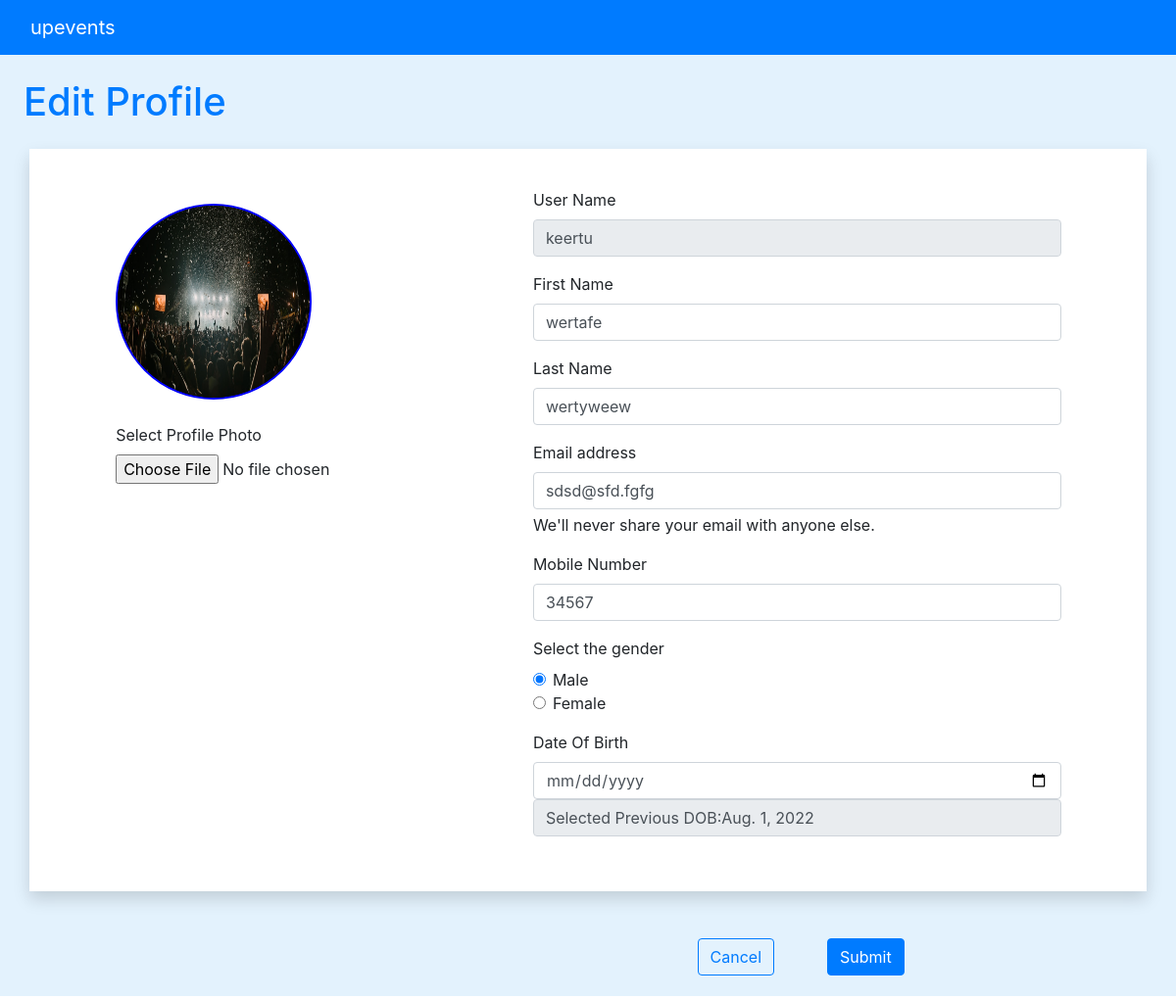
/user/editprofile/ (signed in), run on an earlier commit of the app's database.
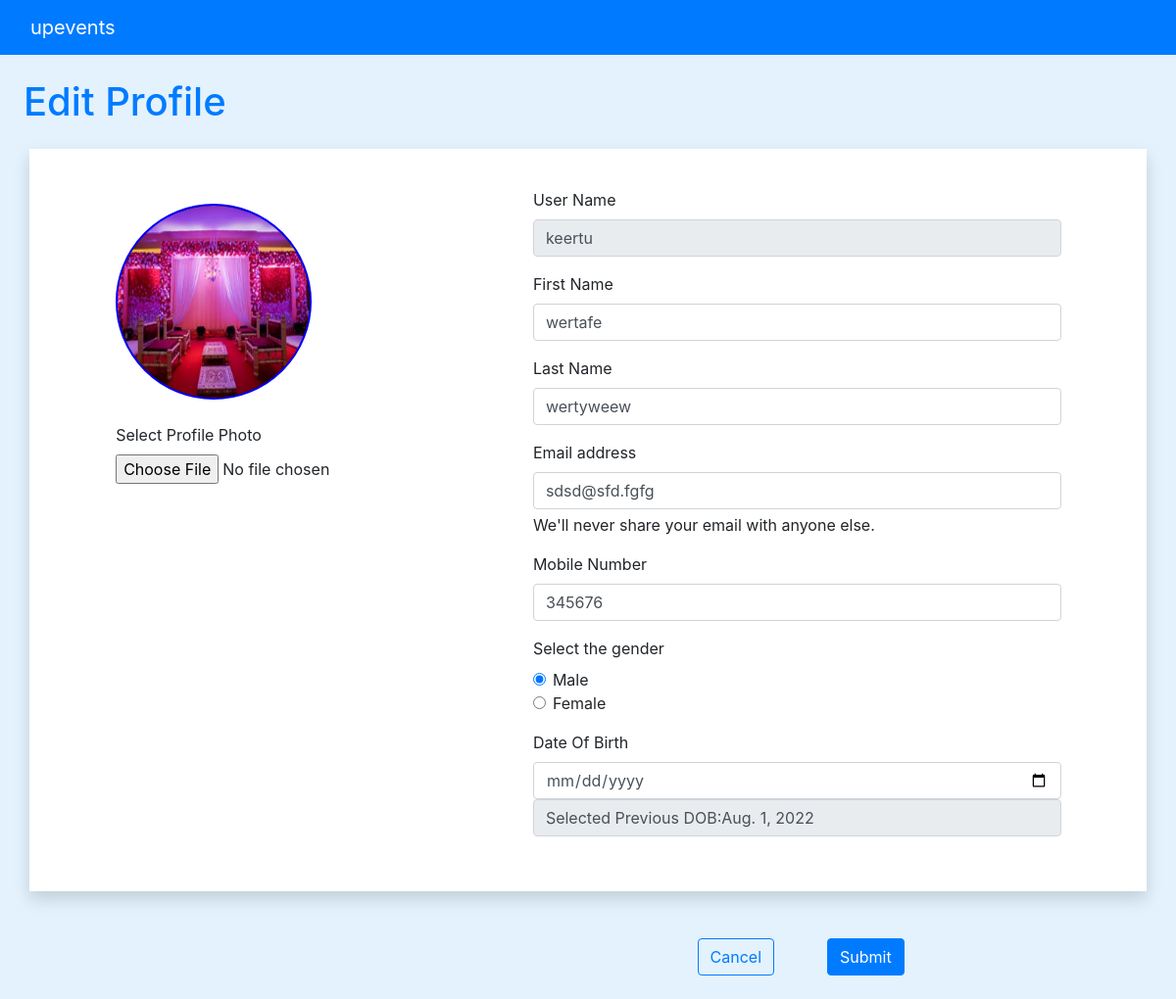
And on a later commit of the database.
### user/models.py (models this page shows, shortened)
class UserProfile(models.Model):
    u_id=models.AutoField(primary_key=True)
    user_name=models.CharField(max_length=30,unique=True)
    user_mbl_no=models.CharField(max_length=60,unique=True)
    user_dob=models.DateField()
    user_gender=models.CharField(max_length=30)
    user_image=models.URLField(null=True)

### user/views.py (the view)
# urls.py: path('editprofile/',views.editprofile,name='editprofile'),
def editprofile(request):
    userprofile=UserProfile.objects.filter(user_name=request.user)
    return render(request ,'user/editprofile.html',{'userinfo':userprofile})

### user/templates/user/editprofile.html (shortened to what the changed rows need)
<!doctype html>
<html lang="en">
<head>
  <link rel="stylesheet" href="https://cdn.jsdelivr.net/npm/bootstrap@4.3.1/dist/css/bootstrap.min.css"
>
</head>
<body style="background-color:#E3F2FD">
  {% if user.is_authenticated %}
  {% load static %}
  <h1 class="mt-4 mx-4 text-primary">Edit Profile</h1>
  {% for user in userinfo %}
  <form method="post" action="/user/confirmeditprofile/" enctype="multipart/form-data" id="myform2">
    <div class="container m-4 mb-0 mx-auto shadow p-3 bg-white">
      <div class="row justify-content-around my-4">
        <div class="col-3  p-3">
          {% if user.user_image %}
          <img src="{{user.user_image}}" alt="profile Photo"
            style="border-radius: 100px; border:2px solid blue ;background-color:black; " height="200px" width="200px"
            class="img-responsive">
            {% else %}
            <img src="{% static '/user/images/birthday.jpg' %}"
          style="border-radius: 100px; border:2px solid blue ;background-color:black; " height="200px" width="200px"
          class="img-responsive">
            {% endif %}
          <div class="mt-4">
            <label for="profilepic"> Select Profile Photo</label>
            <input type="file" name="editprofilepic" id="editprofilepic">
          </div>
        </div>
        <div class="col-6 ">
          <div class="mb-3 form-group">
            <label for="editusername" class="form-label">User Name</label>
            <input type="text" class="form-control" id="editusername" placeholder="Enter username " required
              value="{{request.user}}" disabled>
          </div>
          <div class="mb-3 form-group">
            <label for="editfname" class="form-label">First Name</label>
            <input type="text" class="form-control" id="editfname" name="editfname" placeholder="Enter First name "
              value="{{request.user.first_name}}" required>
          </div>
          <div class="mb-3 form-group">
            <label for="editlname" class="form-label">Last Name</label>
            <input type="text" class="form-control" placeholder="Enter Last name " id="editlname" name="editlname"
              value="{{request.user.last_name}}" required>
          </div>
          <div class="mb-3 form-group">
            <label for="editprofileemail" class="form-label">Email address</label>
            <input type="email" class="form-control" id="editprofileemail" name="editprofileemail"
              aria-describedby="emailHelp" value="{{request.user.email}}"
              required >
            <div id="emailHelp" class="form-text">We'll never share your email with anyone else.
            </div>
          </div>
          <div class="mb-3 form-group">
            <label for="editprofilemblno" class="form-label">Mobile Number</label>
            <input type="number" class="form-control" id="editprofilemblno" name="editprofilemblno" placeholder="Mobile "
              required value="{{user.user_mbl_no}}">
          </div>
          {% if user.user_gender == "Male" %}
          <div class="mb-3 form-group">
            <label class="form-label">Select the gender</label>
            <div class="form-check">
              <input class="form-check-input" type="radio" name="editprofilegenderradio" id="editprofilegenderradio1"
                value="Male" checked>
              <label class="form-check-label" for="editprofilegenderradio1">
                Male
              </label>
            </div>
            <div class="form-check">
              <input class="form-check-input" type="radio" name="editprofilegenderradio" id="editprofilegenderradio2"
                value="Female">
              <label class="form-check-label" for="editprofilegenderradio2">
                Female
              </label>
            </div>
          </div>
          {% endif %}
          <div class="mb-3 form-group">
            <label for="editprofiledob" class="form-label">Date Of Birth</label>
            <input type="Date" class="form-control" id="editprofiledob" name="editprofiledob"
              required  max="2022-08-10">
              <input type="text" name="" id="" value="Selected Previous DOB:{{user.user_dob}}" class="form-control" disabled>
          </div>
        </div>
      </div>
    </div>
    <div class="row mb-4 mt-0">
      <div class="col-8 text-right mx-2 mt-4">
        <a href="/user/userprofile" class="btn btn-outline-primary mx-2" type="button">Cancel</a>
      </div>
      <div class="col-3 mx-2 mt-4">
        <button type="submit" class="btn btn-primary" id="submit">Submit</button>
      </div>
    </div>
  </form>
  {% endfor %}
  {% else %}
<h3 class="text-center my-4">Please Log in</h3>
<div class="container my-4 text-center">
<a href="/login" class="btn btn-outline-primary mx-2 " type="button">Login</a>
</div>
{%endif%}
</body>
</html>

What changed in the data, as far as the page shows it:
changed UserProfile: user_image: a different picture; editprofilemblno "34567" → "345676"
